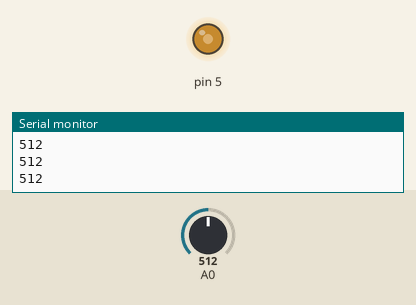
Recording of a sketch running on a simulated Arduino Uno, built with avr-gcc and run on an emulated ATmega328P. On the bench: output pins drawn as LEDs (lit = HIGH), the last lines printed to the serial monitor. Inputs (shaded band) come from the test bench; at power-on: A0 = 512.

Above: at 1.2 s.
1.3 s: A0 set to 306
At 2.4 s:
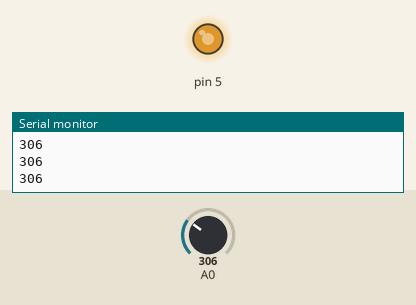
2.8 s: A0 set to 122
At 3.7 s:
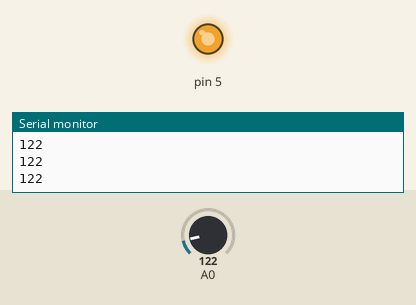
4.3 s: A0 set to 900
At 4.7 s:
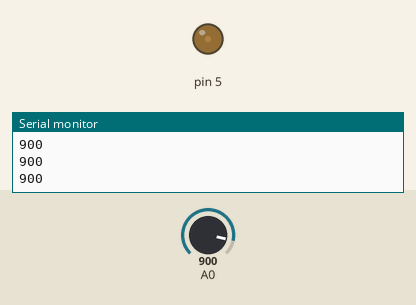
5.8 s: A0 set to 1023
At 7.0 s:
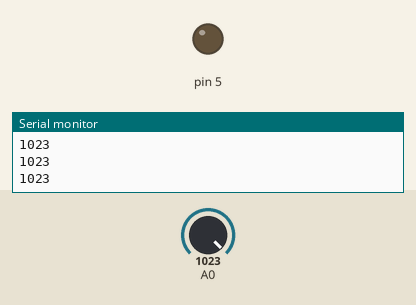
7.3 s: A0 set to 511
At 8.2 s:
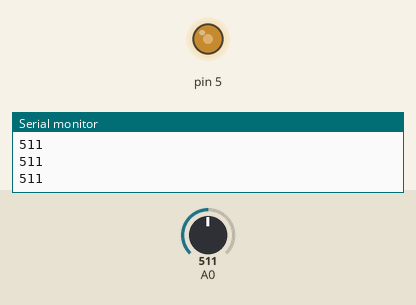
Timing chart, 0 to 9.8 s (numbered marks = the images above; inputs shaded):
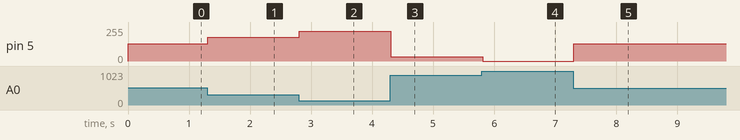

Measured:
- after the input at 1.3 s, pin 5: 128/255 → 179/255 at once
- after the input at 2.8 s, pin 5: 179/255 → 225/255 at once
- after the input at 4.3 s, pin 5: 225/255 → 31/255 at once
- after the input at 5.8 s, pin 5: 31/255 → 0/255 at once
- after the input at 7.3 s, pin 5: 0/255 → 128/255 at once

The sketch:

_4.2_Hamarakytkin.ino
```cpp
int sensorValue;
int kirkkaus;

void setup() {
  pinMode(5, OUTPUT);
  Serial.begin(9600);
}

void loop() {
  sensorValue = analogRead(A0);
  Serial.println(sensorValue);
  kirkkaus = map(sensorValue, 0, 1023, 255, 0); // 255 ja 0 vaihtavat paikkaa!
  analogWrite(5, kirkkaus);
}
```
